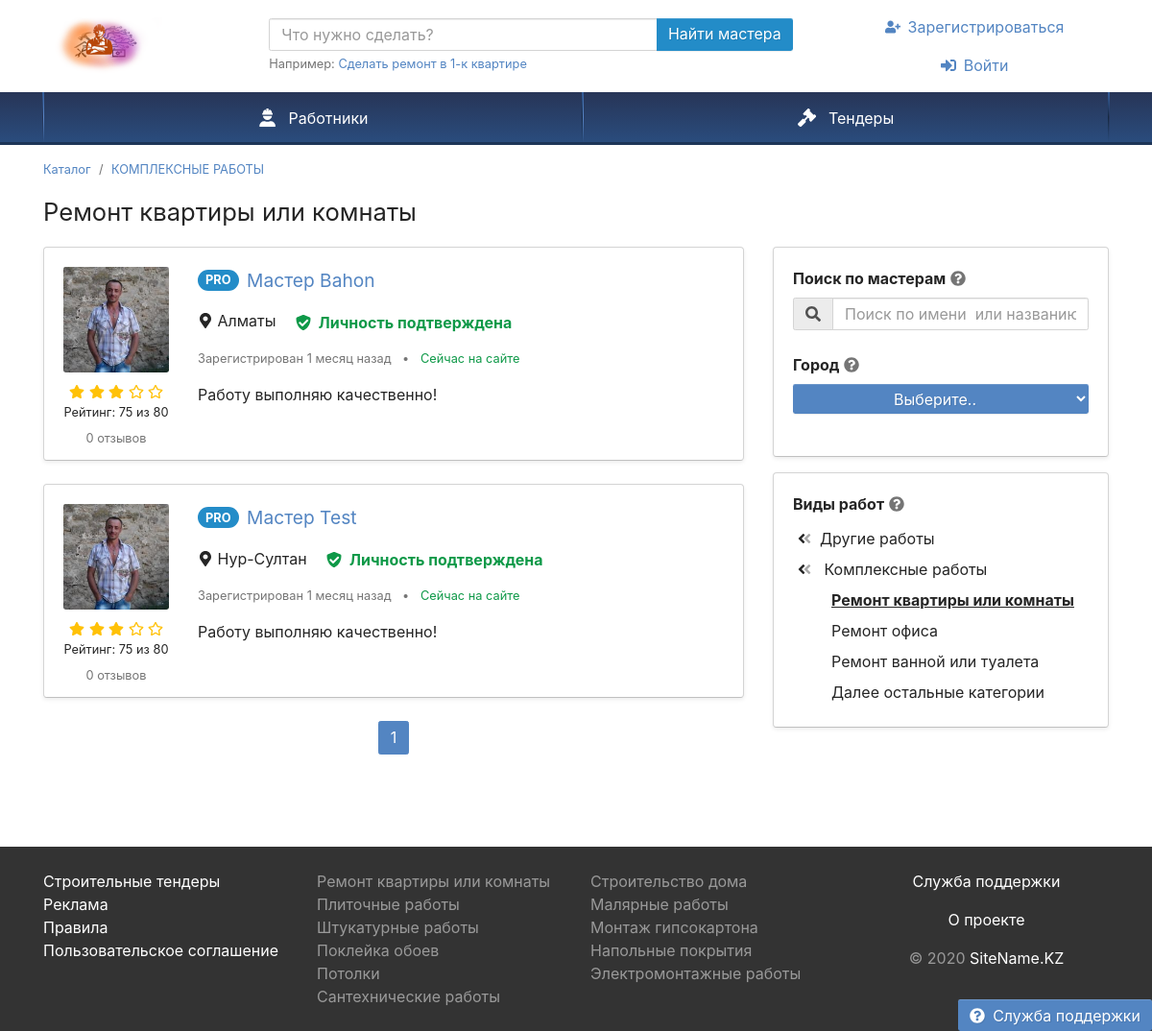
Page /employeeByCategory.php?sid=5 on the earlier database version.
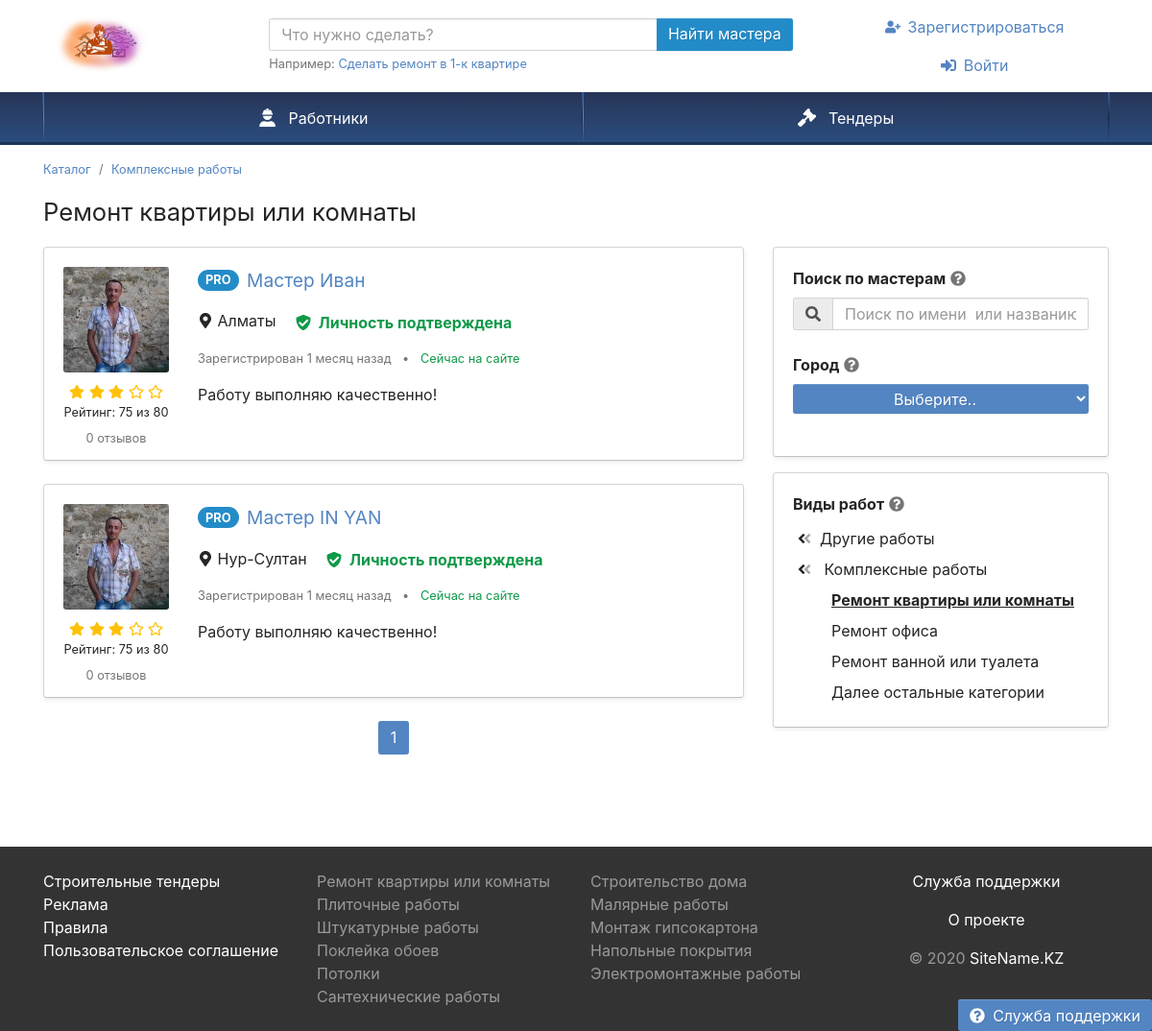
Same page on the later database version.
### tables this page shows
CREATE TABLE `speciality` (
  `ID` int(11) NOT NULL,
  `NAME_SPEC` varchar(255) NOT NULL
);

CREATE TABLE `users` (
  `ID` int(11) NOT NULL,
  `NAME` varchar(255) NOT NULL,
  `LASTNAME` varchar(255) NOT NULL,
  `PHONE` varchar(255) NOT NULL,
  `TYPE` int(11) NOT NULL,
  `PASSWORD` varchar(255) NOT NULL,
  `STATUS` int(11) NOT NULL,
  `LOCATION` int(11) NOT NULL,
  `ABOUT` mediumtext NOT NULL,
  `AVATAR` varchar(100) NOT NULL,
  `POST_DATE` date DEFAULT NULL
);

CREATE TABLE `dic_country` (
  `ID` int(11) NOT NULL,
  `NAME` varchar(255) NOT NULL
);

### employeeByCategory.php (the view, shortened to what the rows shown need)
<?php
require_once 'Theme/blocks/header.php'; ?>
<div class="container pt-3 mb-5">
    <ol class="mb-3 breadcrumb" itemscope itemtype="http://schema.org/BreadcrumbList">
        <?php
        require_once 'conn.php';
        $id = $_GET['sid'];
        $query = "select s.* from speciality s, services sc where sc.ID = $id and sc.SPECID = s.ID";
               $result = mysqli_query($link, $query) or die("Ошибка " . mysqli_error($link));
               $rows = mysqli_fetch_all($result, MYSQLI_ASSOC);
               ?>
        <li class="breadcrumb-item" itemprop="itemListElement" itemscope itemtype="http://schema.org/ListItem">
            <a href="#" itemprop="item">
                <span itemprop="name"><?php echo $rows[0]['NAME_SPEC']; ?></span>
            </a>
        </li>
    </ol>
    <h1 class="mb-3 text-center text-md-left">Ремонт квартиры или комнаты</h1>
<div class="row d-lg-block">
    <div class="col-lg-8 order-lg-first float-lg-left">
        <div class="row">
            <div class="col-12 order-first">
                <div class="list-view mb-5">
                <?php  require_once 'conn.php';
                if(isset($_GET['page'])){
                    $page = $_GET['page'];
                }else{
                    $page = 1;
                }
                $count_news = 2;
                $from = ($page-1)*$count_news;
                $id = $_GET['sid'];
               $query = "SELECT u.*, d.id city_id, d.name city_name from users u, users_speciality, speciality, dic_country d, services where u.ID = users_speciality.USER_ID and users_speciality.USER_SPECIALITY = services.id and services.id = $id and services.SPECID = speciality.ID and u.LOCATION = d.ID and u.type = 2 and u.id > 0 LIMIT $from,$count_news";
               $result = mysqli_query($link, $query) or die("Ошибка " . mysqli_error($link));
               $rows = mysqli_fetch_all($result, MYSQLI_ASSOC);
               foreach($rows as $row) {
               ?>
                    <div class="card card-hover mb-4 shadow-sm emp" data="<?php echo $row['city_id']; ?>">
                        <div class="card-body pb-1">
                            <div class="row">
                                 <div class="text-center col-md-auto mb-1 mb-md-0">
                                    <img class="rounded" src="Theme/images/employees/143190.jpg" width="110" height="110" alt="Мастер Иван Иванов">
                                         <div class="text-warning mt-2 mb-n1">
                                           <svg class="i is-star"><use xlink:href="#s-star" /></use></svg>
                                           <svg class="i is-star"><use xlink:href="#s-star" /></use></svg>
                                           <svg class="i is-star"><use xlink:href="#s-star" /></use></svg>
                                           <svg class="i ir-star"><use xlink:href="#r-star" /></use></svg>
                                           <svg class="i ir-star"><use xlink:href="#r-star" /></use></svg>
                                         </div>
                                         <div class="my-1 small">
                                           <a class="text-body unlink" href="#" data-modal="/modal/rank-info">Рейтинг: 75 из 80</a>
                                         </div>
                                         <div class="mb-2">
                                            <a class="small text-muted unlink" href="#" rel="nofollow">0 отзывов</a>
                                        </div>
                                 </div>
                                 <div class="col text-center text-md-left position-static">
                                    <div>
                                         <span  class="icon-pro">PRO</span>
                                         <span class="h4 align-middle d-block d-md-inline mt-2 ml-1">
                                            <a class="stretched-link" href="employeeProfile.php?uid=<?php echo $row['ID'];  ?>">Мастер <?php echo $row['NAME']; ?></a>
                                         </span>
                                    </div>
                                    <div class="my-3">
                                        <div class="pr-3 mb-3 mb-md-0 d-md-inline">
                                            <svg class="i is-map-marker-alt"><use xlink:href="#s-map-marker-alt" /></use></svg>
                                            <?php echo $row['city_name']; ?>
                                        </div>
                                        <?php if($row['STATUS'] == '1') { $txt = 'text-success';} else { $txt = 'text-danger';} ?>
                                        <button class="btn btn-link <?php echo $txt; ?> font-weight-bold p-0 unlink" >
                                            <svg class="mr-1 i is-shield-check"><use xlink:href="#s-shield-check" /></use></svg>
                                        <?php if($row['STATUS'] == '1') { ?>  Личность подтверждена <?php } else{ ?>
                                            Личность не подтверждена
                                        <?php } ?>
                                        </button>
                                    </div>
                                    <div class="text-muted small my-3">
                                        <span class="text-nowrap d-block d-md-inline">Зарегистрирован 1 месяц назад</span>
                                        <span class="px-2 d-none d-md-inline">•</span>
                                        <span class="text-nowrap text-success">Сейчас на сайте</span>
                                    </div>
                                    <div class="text-left mb-3">
                                        Работу выполняю качественно!
                                    </div>
                                </div>
                            </div>
                        </div>
                    </div>
               <?php } ?>
                </div>
            </div>
        </div>
    </div>
</div>
</div>
      </body>
  </html>

Differences in the rows shown:
removed users: NAME "Bahon", dic_country.NAME "Алматы", STATUS "Личность подтверждена"
removed users: NAME "Test", dic_country.NAME "Нур-Султан", STATUS "Личность подтверждена"
changed speciality: NAME_SPEC "КОМПЛЕКСНЫЕ РАБОТЫ" → "Комплексные работы"
added users: NAME "Иван", dic_country.NAME "Алматы", STATUS "Личность подтверждена"
added users: NAME "IN YAN", dic_country.NAME "Нур-Султан", STATUS "Личность подтверждена"
